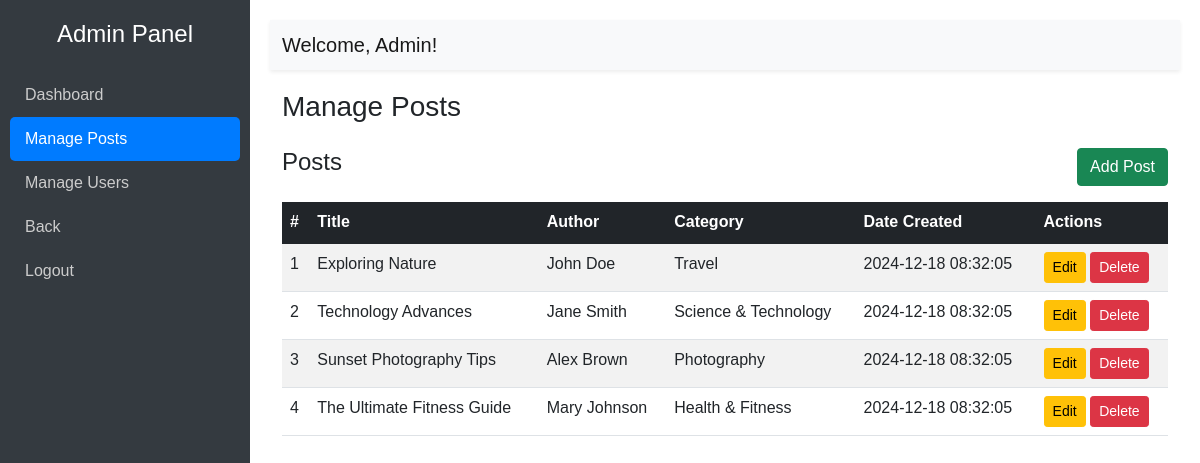
/admin/manage_posts.php (signed in), run on the app's committed database.
### tables this page shows
CREATE TABLE `blog_posts` (
  `id` int(11) NOT NULL,
  `title` varchar(255) NOT NULL,
  `description` text NOT NULL,
  `image` varchar(255) NOT NULL,
  `category` varchar(100) NOT NULL,
  `author` varchar(100) NOT NULL,
  `created_at` datetime DEFAULT current_timestamp()
);

### admin/manage_posts.php (the view, shortened to what this page needs)
<?php
require("../includes/database.php");
$query = "SELECT * FROM blog_posts ORDER BY created_at DESC";
$result = mysqli_query($connect, $query);
?>
<!DOCTYPE html>
<html lang="en">
<head>
    <link href="https://cdn.jsdelivr.net/npm/bootstrap@5.1.3/dist/css/bootstrap.min.css" rel="stylesheet">
</head>
<body>
    <div class="sidebar">
        <h4 class="text-center mb-4">Admin Panel</h4>
        <a href="../admin/dashboard.php" >Dashboard</a>
        <a href="../admin/manage_posts.php" class="active">Manage Posts</a>
        <a href="../admin/manage_users.php" >Manage Users</a>
        <a href="../index.php">Back</a>
        <a href="../logout.php" >Logout</a>
    </div>
    <div class="main-content">
        <nav class="navbar navbar-expand-lg navbar-light bg-light shadow-sm">
            <div class="container-fluid">
                <span class="navbar-brand mb-0 h1">Welcome, Admin!</span>
            </div>
        </nav>
        <div class="container">
            <h3 class="mb-4">Manage Posts</h3>
            <div class="d-flex justify-content-between mb-3">
                <h4>Posts</h4>
                <a href="posts_add.php">
                    <button type="button" class="btn btn-success">Add Post</button>
                </a>
            </div>
            <div class="table-responsive">
                <table class="table table-striped table-hover">
                    <thead class="table-dark">
                        <tr>
                            <th>#</th>
                            <th>Title</th>
                            <th>Author</th>
                            <th>Category</th>
                            <th>Date Created</th>
                            <th>Actions</th>
                        </tr>
                    </thead>
                    <tbody>
                        <?php while ($post = mysqli_fetch_assoc($result)): ?>
                        <tr>
                            <td><?php echo $post['id']; ?></td>
                            <td><?php echo htmlspecialchars($post['title']); ?></td>
                            <td><?php echo htmlspecialchars($post['author']); ?></td>
                            <td><?php echo htmlspecialchars($post['category']); ?></td>
                            <td><?php echo date('Y-m-d H:i:s', strtotime($post['created_at'])); ?></td>
                            <td>
                                <a href="posts_edit.php?id=<?php echo $post['id']; ?>" class="btn btn-sm btn-warning">Edit</a>
                                <a href="posts_delete.php?id=<?php echo $post['id']; ?>" class="btn btn-sm btn-danger" onclick="return confirm('Are you sure?')">Delete</a>
                            </td>
                        </tr>
                        <?php endwhile; ?>
                    </tbody>
                </table>
            </div>
        </div>
    </div>
</body>
</html>

### admin/manage_posts.php (style rules this page uses)
body { display: flex; min-height: 100vh; margin: 0; font-family: Arial, sans-serif; background-color: #f8f9fa; }
.sidebar { width: 250px; background-color: #343a40; color: #fff; display: flex; flex-direction: column; padding: 20px 10px; }
.sidebar a { color: #ccc; text-decoration: none; padding: 10px 15px; display: block; border-radius: 5px; }
.sidebar a.active { background-color: #007bff; color: #fff; }
.main-content { flex: 1; padding: 20px; overflow-y: auto; background-color: #fff; }
.navbar { margin-bottom: 20px; }

### data on the page
blog_posts: id "1", title "Exploring Nature", author "John Doe", category "Travel", created_at "2024-12-18 08:32:05"
blog_posts: id "2", title "Technology Advances", author "Jane Smith", category "Science & Technology", created_at "2024-12-18 08:32:05"
blog_posts: id "3", title "Sunset Photography Tips", author "Alex Brown", category "Photography", created_at "2024-12-18 08:32:05"
blog_posts: id "4", title "The Ultimate Fitness Guide", author "Mary Johnson", category "Health & Fitness", created_at "2024-12-18 08:32:05"
